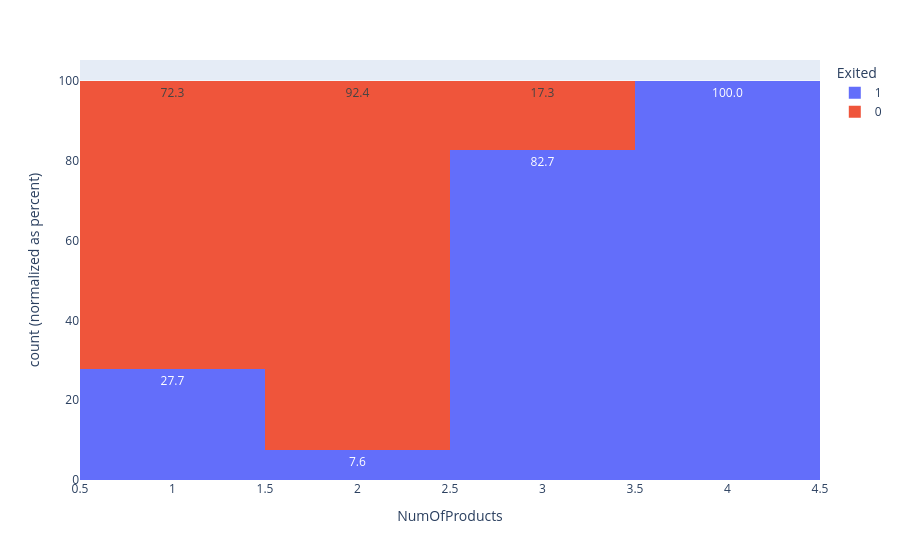

The code cell stored with this chart in its notebook:
### Markdown cell above
#### Produtos contratos

### Code cell
grafico = px.histogram(tabela, x='NumOfProducts', color='Exited',
                        barnorm='percent', text_auto='.1f')

grafico.show()

grafico.write_image('imagens/produtos_x_cancelamento.png')

### Figure 1 — Plotly figure (JSON) as saved in the notebook; plotly's stock layout.template omitted (floating-point values rounded to 4 significant figures; data arrays with more than 128 entries replaced by an {"elided": "..."} marker saying what was removed)
{"data": [{"bingroup": "x", "hovertemplate": "Exited=1<br>NumOfProducts=%{x}<br>count (normalized as percent)=%{y}<extra></extra>", "legendgroup": "1", "marker": {"color": "#636efa", "pattern": {"shape": ""}}, "name": "1", "orientation": "v", "showlegend": true, "texttemplate": "%{value:.1f}", "type": "histogram", "x": {"elided": "2037 int values"}, "xaxis": "x", "yaxis": "y"}, {"bingroup": "x", "hovertemplate": "Exited=0<br>NumOfProducts=%{x}<br>count (normalized as percent)=%{y}<extra></extra>", "legendgroup": "0", "marker": {"color": "#EF553B", "pattern": {"shape": ""}}, "name": "0", "orientation": "v", "showlegend": true, "texttemplate": "%{value:.1f}", "type": "histogram", "x": {"elided": "7963 int values"}, "xaxis": "x", "yaxis": "y"}], "layout": {"barmode": "relative", "barnorm": "percent", "legend": {"title": {"text": "Exited"}, "tracegroupgap": 0}, "margin": {"t": 60}, "xaxis": {"anchor": "y", "domain": [0, 1], "title": {"text": "NumOfProducts"}}, "yaxis": {"anchor": "x", "domain": [0, 1], "title": {"text": "count (normalized as percent)"}}}}
